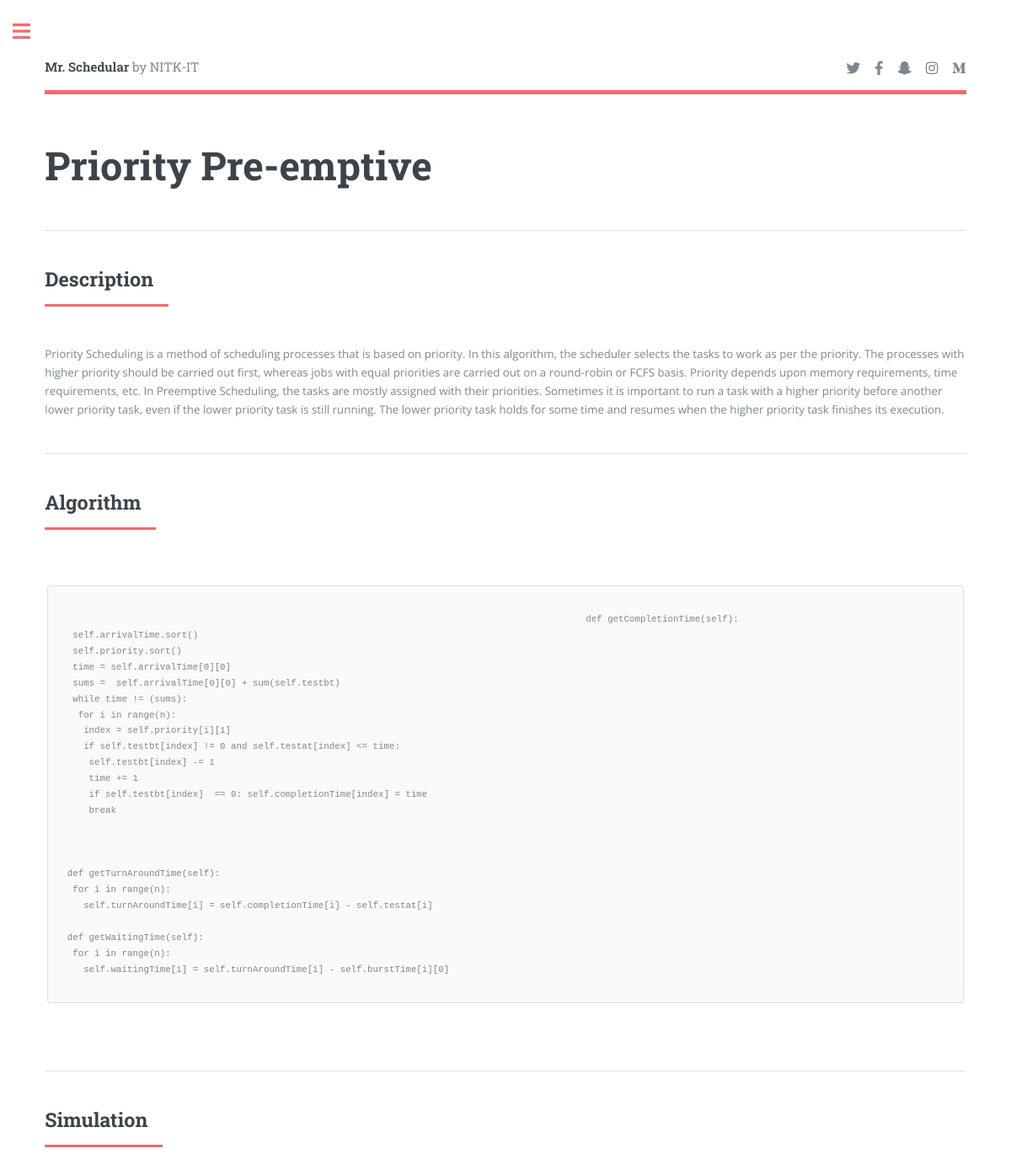
/cpuAlgo/4/, run on the app's committed database.
### simulator/models.py (models this page shows, shortened)
class CpuAlgo(models.Model):
    algo_id = models.IntegerField()
    algo_name = models.CharField(max_length=50)
    algo_description = models.TextField()
    algo_code = models.TextField(default='null')

### simulator/views.py (the view)
# urls.py: path('cpuAlgo/',views.cpuScehdular, name='cpuScehdular'),
def cpuAlgo(request, id):
    algo = CpuAlgo.objects.filter(algo_id=id)[0]
    return render(request, 'cpuAlgos/cpu_algo.html', {'algo': algo})

### simulator/templates/cpuAlgos/cpu_algo.html (shortened to what this page needs)
{% load static %}
<!DOCTYPE HTML>
<html>
	<head>
		<link rel="stylesheet" href="{% static 'assets/css/main.css' %}" />
	</head>
	<body class="is-preload">
			<div id="wrapper">
					<div id="main">
						<div class="inner">
								<header id="header">
									<a href="index.html" class="logo"><strong>Mr. Schedular</strong> by NITK-IT</a>
									<ul class="icons">
										<li><a href="#" class="icon brands fa-twitter"><span class="label">Twitter</span></a></li>
										<li><a href="#" class="icon brands fa-facebook-f"><span class="label">Facebook</span></a></li>
										<li><a href="#" class="icon brands fa-snapchat-ghost"><span class="label">Snapchat</span></a></li>
										<li><a href="#" class="icon brands fa-instagram"><span class="label">Instagram</span></a></li>
										<li><a href="#" class="icon brands fa-medium-m"><span class="label">Medium</span></a></li>
									</ul>
								</header>
								<section>
									<header class="main">
										<h1>{{ algo.algo_name}}</h1>
									</header>
									<hr class="major" />
									<header class="major">
										<h2>Description</h2>
									</header>
									<p>{{ algo.algo_description |linebreaksbr}}</p>
									<hr class="major" />
									<header class="major">
										<h2>Algorithm</h2>
									</header>
										<pre>
											<code>
												{{algo.algo_code |linebreaksbr}}
											</code>
									</pre>
									<hr class="major" />
									<header class="major">
										<h2>Simulation</h2>
									</header>
								</section>
						</div>
					</div>
			</div>
	</body>
</html>

### data on the page
CpuAlgo: algo_name "Priority Pre-emptive", algo_description "Priority Scheduling is a method of scheduling processes that is based on priority. In this algorithm, the scheduler selects the tasks to work as per the priority. The processes with higher priority should be carried out first, whereas jobs with equal priorities are carried out on a round-robin or FCFS basis. Priority depends upon memory requirements, time requirements, etc. In Preemptive Scheduling, the tasks are mostly assigned with their priorities. Sometimes it is important to run a task with a higher priority before another lower priority task, even if the lower priority task is still running. The lower priority task holds for some time and resumes when the higher priority task finishes…", algo_code "def getCompletionTime(self): self.arrivalTime.sort() self.priority.sort() time = self.arrivalTime[0][0] sums = self.arrivalTime[0][0] + sum(self.testbt) while time != (sums): for i in range(n): index = self.priority[i][1] if self.testbt[index] != 0 and self.testat[index] <= time: self.testbt[index] -= 1 time += 1 if self.testbt[index] == 0: self.completionTime[index] = time break def getTurnAroundTime(self): for i in range(n): self.turnAroundTime[i] = self.completionTime[i] - self.testat[i] def getWaitingTime(self): for i in range(n): self.waitingTime[i] = self.turnAroundTime[i] - self.burstTime[i][0]"
